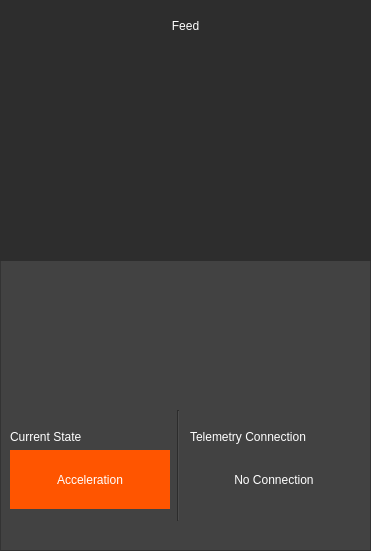
    <widget class="QFrame" name="right_frame">
     <property name="geometry">
      <rect>
       <x>740</x>
       <y>110</y>
       <width>371</width>
       <height>551</height>
      </rect>
     </property>
     <property name="font">
      <font>
       <family>MS Shell Dlg 2</family>
      </font>
     </property>
     <property name="styleSheet">
      <string notr="true">background-color: rgb(66, 66, 66);</string>
     </property>
     <property name="frameShape">
      <enum>QFrame::StyledPanel</enum>
     </property>
     <property name="frameShadow">
      <enum>QFrame::Raised</enum>
     </property>
     <widget class="QWidget" name="camera_placeholder" native="true">
      <property name="geometry">
       <rect>
        <x>0</x>
        <y>0</y>
        <width>371</width>
        <height>261</height>
       </rect>
      </property>
      <property name="styleSheet">
       <string notr="true">background-color: rgb(45, 45, 45);</string>
      </property>
      <widget class="QLabel" name="camera_feed_label">
       <property name="geometry">
        <rect>
         <x>150</x>
         <y>10</y>
         <width>71</width>
         <height>31</height>
        </rect>
       </property>
       <property name="styleSheet">
        <string notr="true">font: 75 10pt &quot;Microsoft YaHei&quot;;
color: rgb(255, 255, 255);</string>
       </property>
       <property name="text">
        <string>Feed</string>
       </property>
       <property name="alignment">
        <set>Qt::AlignCenter</set>
       </property>
      </widget>
     </widget>
     <widget class="QWidget" name="verticalLayoutWidget_3">
      <property name="geometry">
       <rect>
        <x>10</x>
        <y>430</y>
        <width>160</width>
        <height>80</height>
       </rect>
      </property>
      <layout class="QVBoxLayout" name="current_state_layout">
       <property name="spacing">
        <number>6</number>
       </property>
       <property name="topMargin">
        <number>0</number>
       </property>
       <property name="bottomMargin">
        <number>1</number>
       </property>
       <item>
        <widget class="QLabel" name="current_state_title">
         <property name="sizePolicy">
          <sizepolicy hsizetype="Preferred" vsizetype="Fixed">
           <horstretch>0</horstretch>
           <verstretch>0</verstretch>
          </sizepolicy>
         </property>
         <property name="styleSheet">
          <string notr="true">font: 75 10pt &quot;Microsoft YaHei&quot;;
color: rgb(255, 255, 255);</string>
         </property>
         <property name="text">
          <string>Current State</string>
         </property>
        </widget>
       </item>
       <item>
        <widget class="QLabel" name="current_state_ind">
         <property name="sizePolicy">
          <sizepolicy hsizetype="Preferred" vsizetype="Expanding">
           <horstretch>0</horstretch>
           <verstretch>0</verstretch>
          </sizepolicy>
         </property>
         <property name="styleSheet">
          <string notr="true">color: rgb(255, 255, 255);
background-color: rgb(255, 85, 0);
font: 75 8pt &quot;Microsoft YaHei&quot;;</string>
         </property>
         <property name="text">
          <string>Acceleration</string>
         </property>
         <property name="alignment">
          <set>Qt::AlignCenter</set>
         </property>
        </widget>
       </item>
      </layout>
     </widget>
     <widget class="QWidget" name="verticalLayoutWidget_4">
      <property name="geometry">
       <rect>
        <x>190</x>
        <y>430</y>
        <width>168</width>
        <height>80</height>
       </rect>
      </property>
      <layout class="QVBoxLayout" name="telemetry_connection_layout">
       <property name="spacing">
        <number>6</number>
       </property>
       <property name="topMargin">
        <number>0</number>
       </property>
       <property name="bottomMargin">
        <number>1</number>
       </property>
       <item>
        <widget class="QLabel" name="current_state_title_2">
         <property name="sizePolicy">
          <sizepolicy hsizetype="Preferred" vsizetype="Fixed">
           <horstretch>0</horstretch>
           <verstretch>0</verstretch>
          </sizepolicy>
         </property>
         <property name="styleSheet">
          <string notr="true">font: 75 10pt &quot;Microsoft YaHei&quot;;
color: rgb(255, 255, 255);</string>
         </property>
         <property name="text">
          <string>Telemetry Connection</string>
         </property>
        </widget>
       </item>
       <item>
        <widget class="QLabel" name="current_state_ind_2">
         <property name="sizePolicy">
          <sizepolicy hsizetype="Preferred" vsizetype="Expanding">
           <horstretch>0</horstretch>
           <verstretch>0</verstretch>
          </sizepolicy>
         </property>
         <property name="styleSheet">
          <string notr="true">color: rgb(255, 255, 255);
font: 75 8pt &quot;Microsoft YaHei&quot;;</string>
         </property>
         <property name="text">
          <string>No Connection</string>
         </property>
         <property name="alignment">
          <set>Qt::AlignCenter</set>
         </property>
        </widget>
       </item>
      </layout>
     </widget>
     <widget class="Line" name="line">
      <property name="geometry">
       <rect>
        <x>170</x>
        <y>410</y>
        <width>16</width>
        <height>111</height>
       </rect>
      </property>
      <property name="orientation">
       <enum>Qt::Vertical</enum>
      </property>
     </widget>
    </widget>
